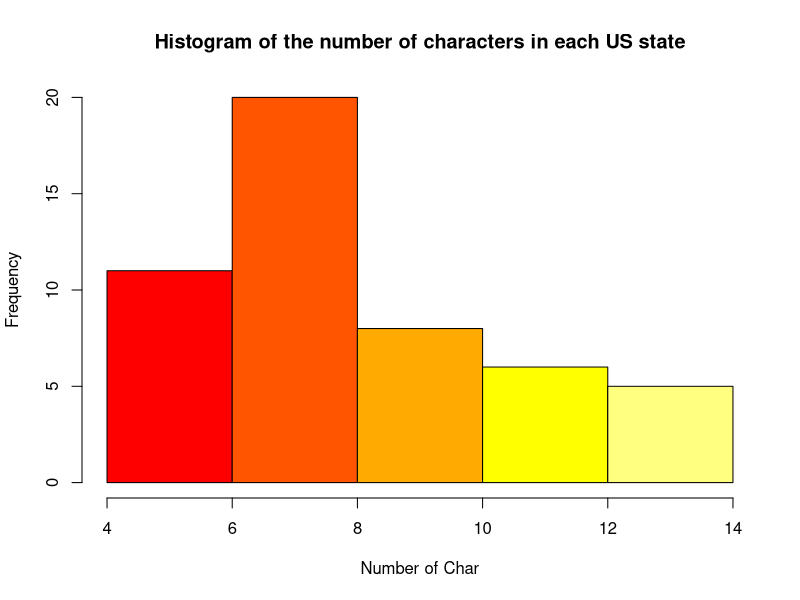

Source code (R):
StateName <- state.name
StateLen <- nchar(state.name)

State_T <- data.frame(StateName,StateLen)

#1. Get states with names "w" or "W"
library(stringr)
library(stringi)
StateName[grep("[w,W]",StateName,ignore.case = F)]

#2. Prepare a Histogram of the number of characters in each US state.
hist(State_T$StateLen, main = "Histogram of the number of characters in each US state", xlab = "Number of Char",col = heat.colors(5))
